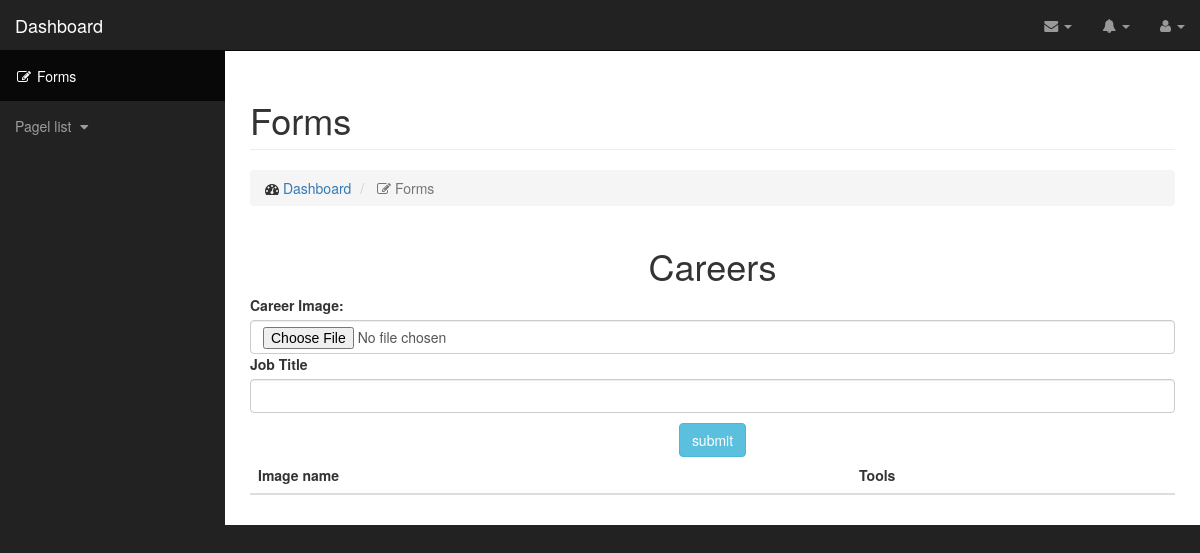
Page /index.php/admin/careers on the earlier database version.
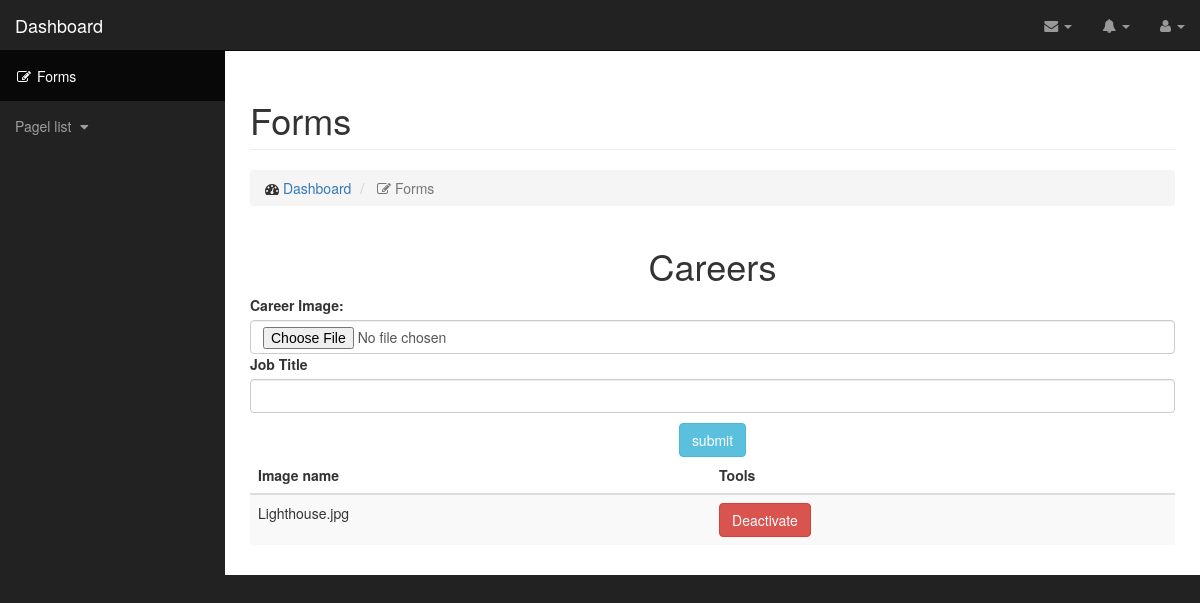
Same page on the later database version.
### tables this page shows
CREATE TABLE `careers_tbl` (
  `id` int(11) NOT NULL,
  `career_img_url` varchar(200) DEFAULT NULL,
  `job_title` varchar(200) DEFAULT NULL,
  `status` int(11) DEFAULT NULL,
  `datetimestamp` timestamp NULL DEFAULT CURRENT_TIMESTAMP
);

### application/controllers/admin.php (called while the page is built, shortened)
<?php
class admin extends CI_Controller
{
    public function careers()
    {
        $data = array(
            "status" => "1"
        );
        $table = "careers_tbl";
        $result['careers'] = $this->Dat->select_where($table, $data);
        $this->load->view('template_up');
        $this->load->view('admin/careers', $result);
        $this->load->view('template_down');
    }
}

### index.php (called while the page is built, shortened)
<?php
require_once BASEPATH.'core/CodeIgniter.php';

### application/models/Dat.php (called while the page is built, shortened)
<?php
class Dat extends CI_Model
{
    public function select_where($table,$data)
    {
        $query = $this->db->get_where($table,$data);
        return $query->result_array();
    }
}

### application/views/admin/careers.php (the view)
<div class="container-fluid">
    <div style="text-align: center;">
        <h1>Careers</h1>
    </div>
    <form action="http://127.0.0.1/ci_admin/admin/careers_upload" enctype="multipart/form-data" method="post" accept-charset="utf-8">
        <label>Career Image:</label>
        <input class="form-control" type="file" name="userfile[]" size="20"/>
        <label>Job Title</label>
        <input type="text" class="form-control" name="job_title"/>
        <div class="button-div" style="margin-top: 10px; text-align: center;">
            <input class="btn btn-info" type="submit" value="submit"/>
        </div>
    </form>
    <table class="table table-striped">
        <thead>
        <th>Image name</th>
        <th>Tools</th>
        </thead>
        <tbody>
        <?php
        foreach ($careers as $data) {
            echo "<tr>";
            echo "<td>" . str_replace("careers/", "", $data['career_img_url']) . "</td>";
            echo "<td><a href='" . base_url('admin/deactivate') . "/" . $data['id'] . "/" . "careers" . "' class='btn btn-danger'>Deactivate</a></td>";
            echo "</tr>";
        }
        ?>
        </tbody>
    </table>
</div>

### application/views/template_up.php (shortened to what this page needs)
<!DOCTYPE html>
<html lang="en">
<head>
    <link href="<?php echo base_url('assets'); ?>/css/bootstrap.min.css" rel="stylesheet">
    <link href="<?php echo base_url('assets'); ?>/css/sb-admin.css" rel="stylesheet">
    <link href="<?php echo base_url('assets'); ?>/font-awesome/css/font-awesome.min.css" rel="stylesheet"
          type="text/css">
</head>
<body>
<div id="wrapper">
    <nav class="navbar navbar-inverse navbar-fixed-top" role="navigation">
        <div class="navbar-header">
            <a class="navbar-brand" href="index.html">Dashboard</a>
        </div>
        <ul class="nav navbar-right top-nav">
            <li class="dropdown">
                <a href="#" class="dropdown-toggle" data-toggle="dropdown"><i class="fa fa-envelope"></i> <b
                        class="caret"></b></a>
            </li>
            <li class="dropdown">
                <a href="#" class="dropdown-toggle" data-toggle="dropdown"><i class="fa fa-bell"></i> <b
                        class="caret"></b></a>
            </li>
            <li class="dropdown">
                <a href="#" class="dropdown-toggle" data-toggle="dropdown"><i
                        class="fa fa-user"></i> <?php echo strtoupper($this->session->userdata('session_user')); ?><b
                        class="caret"></b></a>
            </li>
        </ul>
        <div class="collapse navbar-collapse navbar-ex1-collapse">
            <ul class="nav navbar-nav side-nav">
                <li class="active">
                    <a href="forms.html"><i class="fa fa-fw fa-edit"></i> Forms</a>
                </li>
                <li>
                    <a href="javascript:;" data-toggle="collapse" data-target="#demo"> Pagel list <i
                            class="fa fa-fw fa-caret-down"></i></a>
                </li>
            </ul>
        </div>
    </nav>
    <div id="page-wrapper">
        <div class="container-fluid">
            <div class="row">
                <div class="col-lg-12">
                    <h1 class="page-header">
                        Forms
                    </h1>
                    <ol class="breadcrumb">
                        <li>
                            <i class="fa fa-dashboard"></i> <a href="index.html">Dashboard</a>
                        </li>
                        <li class="active">
                            <i class="fa fa-edit"></i> Forms
                        </li>
                    </ol>
                </div>
            </div>
            <div class="row">

### application/views/template_down.php (shortened to what this page needs)
</div>
</div>
</div>
</div>
</body>
</html>

### assets/css/sb-admin.css (style rules this page uses)
body { margin-top: 100px; background-color: #222; }
@media (min-width:768px) { body { margin-top: 50px; } }
#wrapper { padding-left: 0; }
#page-wrapper { width: 100%; padding: 0; background-color: #fff; }
@media (min-width:768px) { #wrapper { padding-left: 225px; } }
@media (min-width:768px) { #page-wrapper { padding: 10px; } }
.top-nav { padding: 0 15px; }
.top-nav>li { display: inline-block; float: left; }
.top-nav>li>a { padding-top: 15px; padding-bottom: 15px; line-height: 20px; color: #999; }
@media (min-width:768px) { .side-nav { position: fixed; top: 51px; left: 225px; width: 225px; margin-left: -225px; border: none; border-radius: 0; overflow-y: auto; background-color: #222; bottom: 0; overflow-x: hidden; padding-bottom: 40px; } }
@media (min-width:768px) { .side-nav>li>a { width: 225px; } }

Differences in the rows shown:
added careers_tbl: career_img_url "Lighthouse.jpg"
